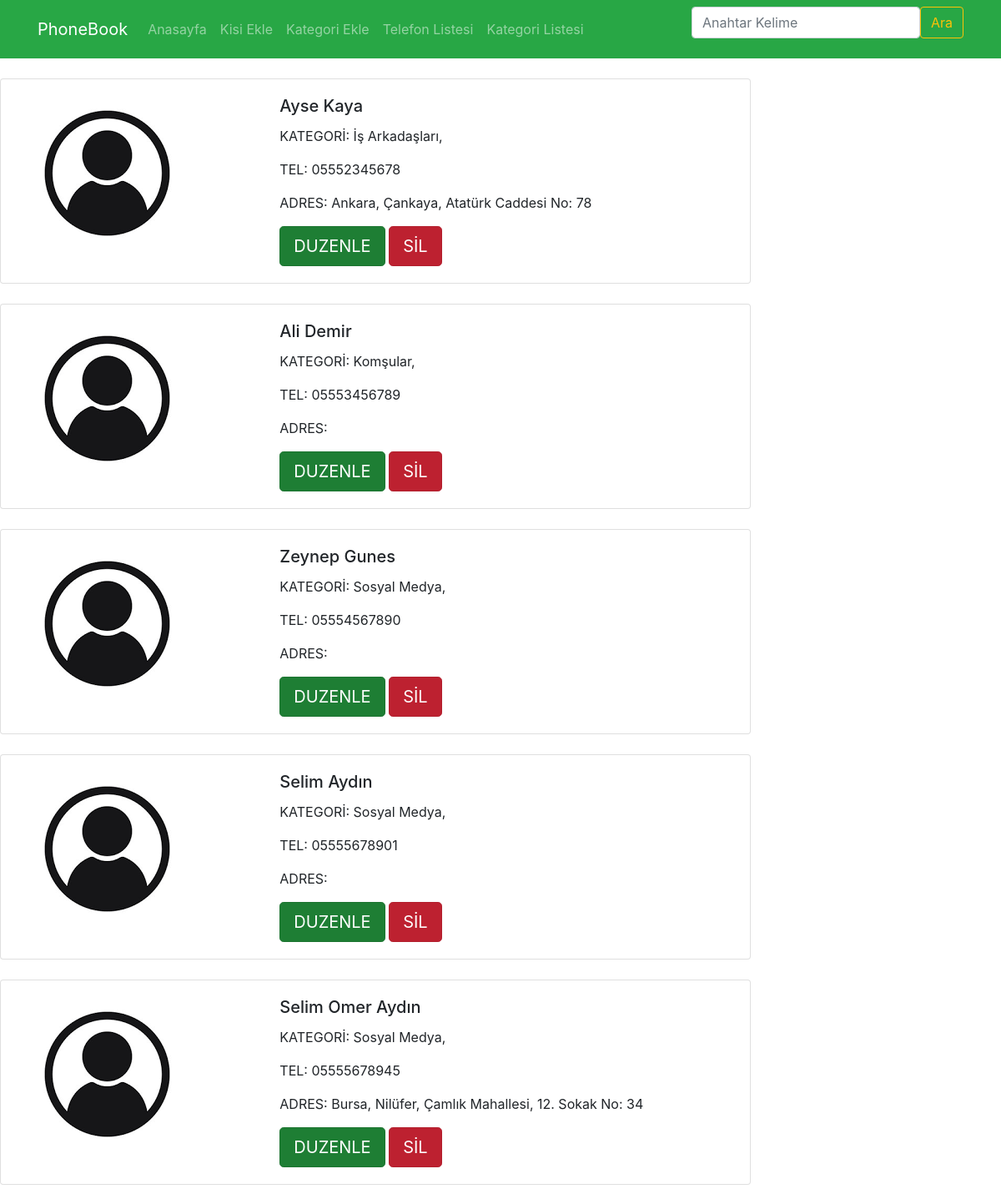
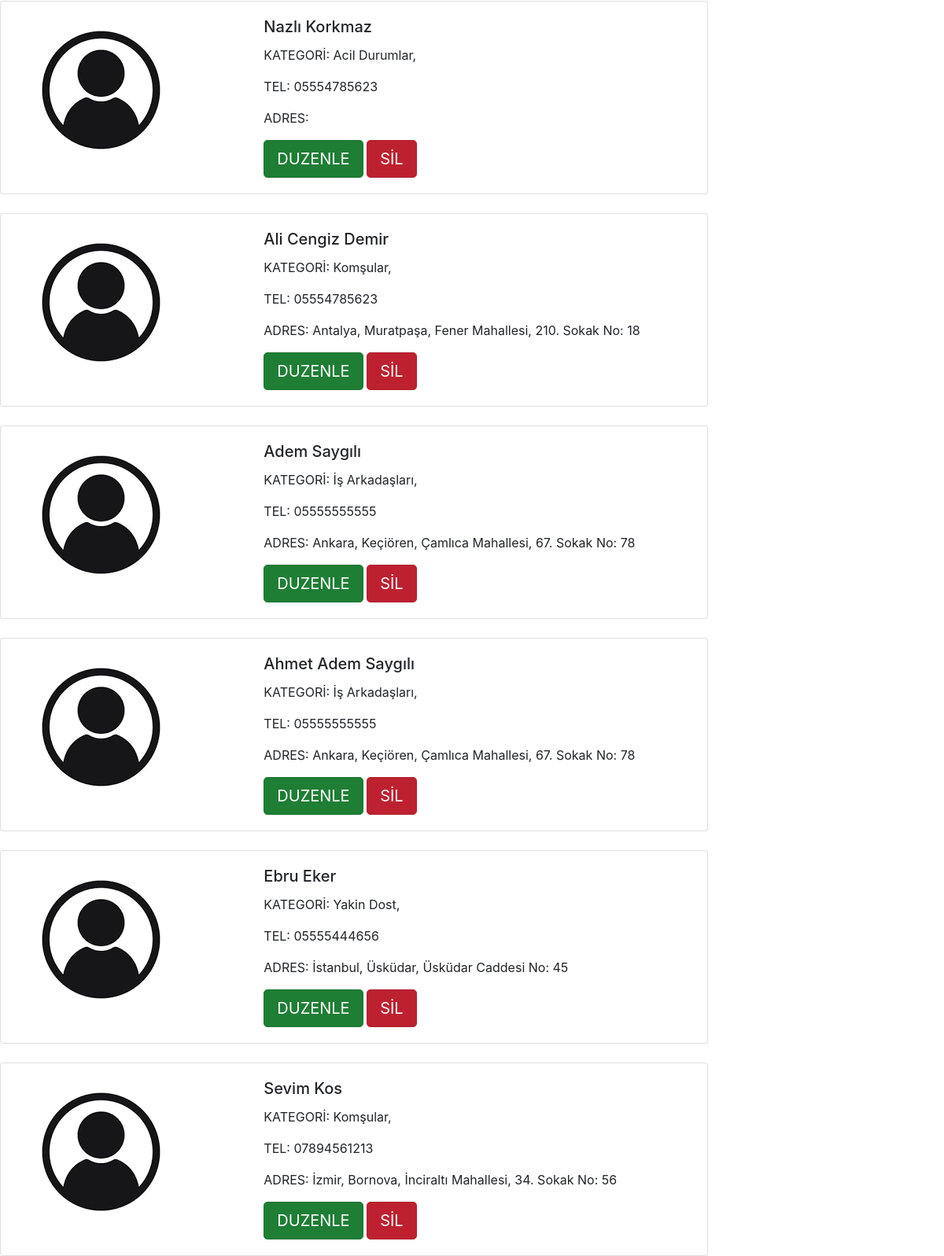
The page /phone-books/phone-book-list on the database its author committed (2 pictures, top to bottom).
### phone_books/models.py (models this page shows, shortened)
class PhoneBook(models.Model):
    ad = models.CharField(max_length=200)
    soyad = models.CharField(max_length=200)
    tel = models.CharField(max_length=11)
    email = models.EmailField(max_length=250, blank=True, null=True)
    image = models.ImageField(upload_to="phone_book_image", verbose_name="Kapak Fotografı")
    adres = models.TextField(max_length=500, blank=True, null=True)
    category = models.ManyToManyField(Category, related_name="phone_books")
    slug = models.SlugField(max_length=270, unique=True, editable=False)
    class Meta:
        verbose_name = "Kişi"
        verbose_name_plural = "Kişiler"

class Category(models.Model):
    name = models.CharField(max_length=200)
    class Meta:
        verbose_name = "Kategori"
        verbose_name_plural = "Kategoriler"

### phone_books/views.py (the view)
# urls.py: path("phone-book-list", views.phone_book_list, name="phone_book_list"),
def phone_book_list(request):
    kisiler = PhoneBook.objects.all()
    return render(request, "phone-book-list.html", {"kisiler": kisiler})

### templates/phone-book-list.html (shortened to what this page needs)
{% block css_files %}
    <link rel="stylesheet" href="https://cdn.jsdelivr.net/npm/bootstrap@4.4.1/dist/css/bootstrap.min.css">
{% endblock %}
{% include 'partials/nav.html' %}
{% for kisi in kisiler%}
{% include 'partials/persons.html' %}
{% endfor%}

### templates/partials/persons.html (shortened to what this page needs)
{% block css_files %}
    <link rel="stylesheet" href="https://cdn.jsdelivr.net/npm/bootstrap@4.4.1/dist/css/bootstrap.min.css">
{% endblock %}
<div class="card mt-4 col-9" >
    <div class="row g-0">
      <div class="col-md-4">
        <img src={{kisi.image}} class="img-fluid rounded-start" alt={{kisi.ad}}>
      </div>
      <div class="col-md-8">
        <div class="card-body">
          <h5 class="card-title">{{kisi.ad}} {{kisi.soyad}}</h5>
          <p class="card-text">KATEGORİ: {% for categor in kisi.category.all %}
            {{ categor.name }},
        {% endfor %}</p>
          <p class="card-text">TEL: 0{{kisi.tel}}</p>
          <p class="card-text">ADRES: {{kisi.adres}}</p>
          <div class="grid gap-5">
            <a href="{% url 'phone_book_edit' kisi.id %}" class="btn btn-success btn-lg active" role="button" aria-pressed="true">DUZENLE</a>
            <a href="{% url 'phone_book_delete' kisi.id %}" class="btn btn-danger btn-lg active" role="button" aria-pressed="true">SİL</a>
        </div>
        </div>
      </div>
    </div>
  </div>

### rows shown on the page
PhoneBook: image (placeholder picture), ad "Ayse", soyad "Kaya", tel "5552345678", adres "Ankara, Çankaya, Atatürk Caddesi No: 78"
Category: name "İş Arkadaşları"
PhoneBook: image (placeholder picture), ad "Ali", soyad "Demir", tel "5553456789"
Category: name "Komşular"
PhoneBook: image (placeholder picture), ad "Zeynep", soyad "Gunes", tel "5554567890"
Category: name "Sosyal Medya"
PhoneBook: image (placeholder picture), ad "Selim", soyad "Aydın", tel "5555678901"
PhoneBook: image (placeholder picture), ad "Selim Omer", soyad "Aydın", tel "5555678945", adres "Bursa, Nilüfer, Çamlık Mahallesi, 12. Sokak No: 34"
PhoneBook: image (placeholder picture), ad "Nazlı", soyad "Korkmaz", tel "5554785623"
Category: name "Acil Durumlar"
PhoneBook: image (placeholder picture), ad "Ali Cengiz", soyad "Demir", tel "5554785623", adres "Antalya, Muratpaşa, Fener Mahallesi, 210. Sokak No: 18"
PhoneBook: image (placeholder picture), ad "Adem", soyad "Saygılı", tel "5555555555", adres "Ankara, Keçiören, Çamlıca Mahallesi, 67. Sokak No: 78"
PhoneBook: image (placeholder picture), ad "Ahmet Adem", soyad "Saygılı", tel "5555555555", adres "Ankara, Keçiören, Çamlıca Mahallesi, 67. Sokak No: 78"
PhoneBook: image (placeholder picture), ad "Ebru", soyad "Eker", tel "5555444656", adres "İstanbul, Üsküdar, Üsküdar Caddesi No: 45"
Category: name "Yakin Dost"
PhoneBook: image (placeholder picture), ad "Sevim", soyad "Kos", tel "7894561213", adres "İzmir, Bornova, İnciraltı Mahallesi, 34. Sokak No: 56"
